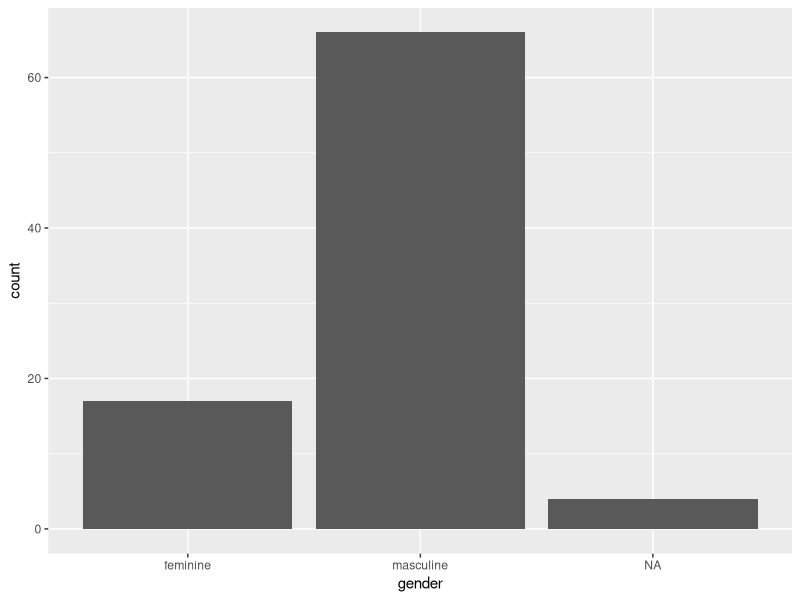
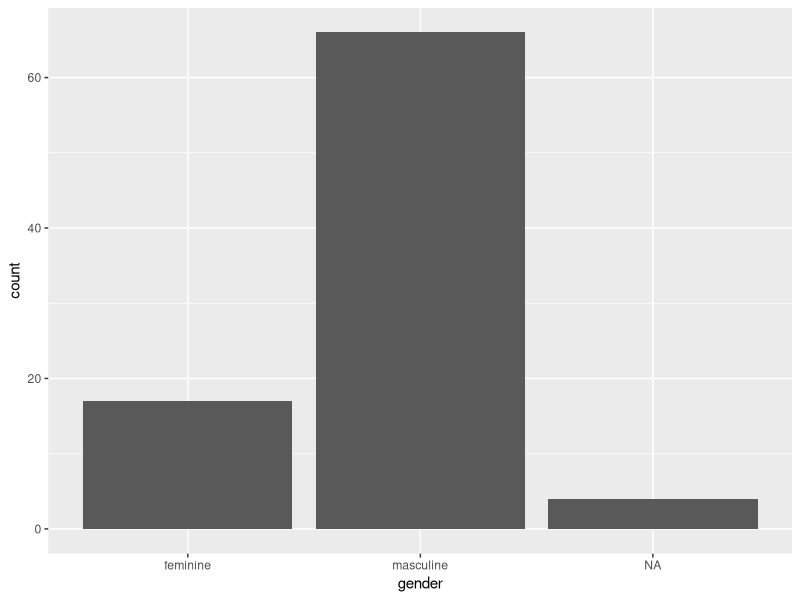
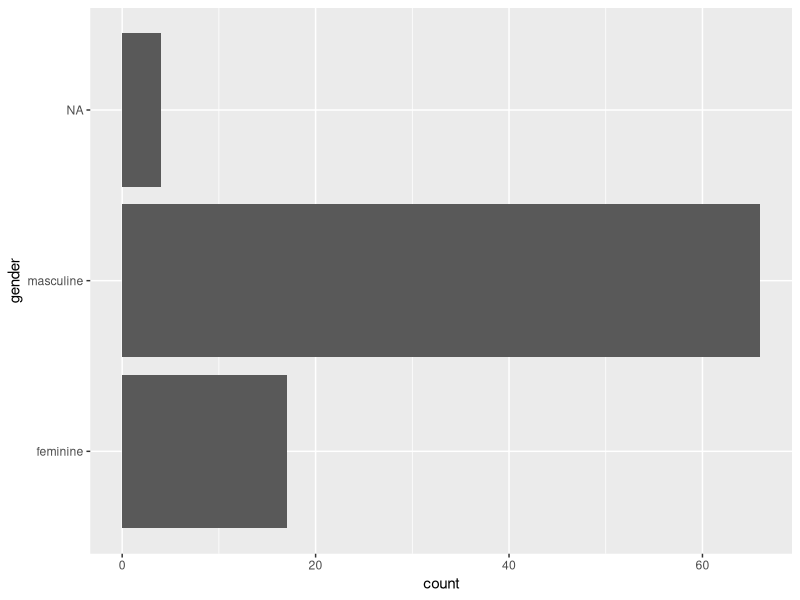
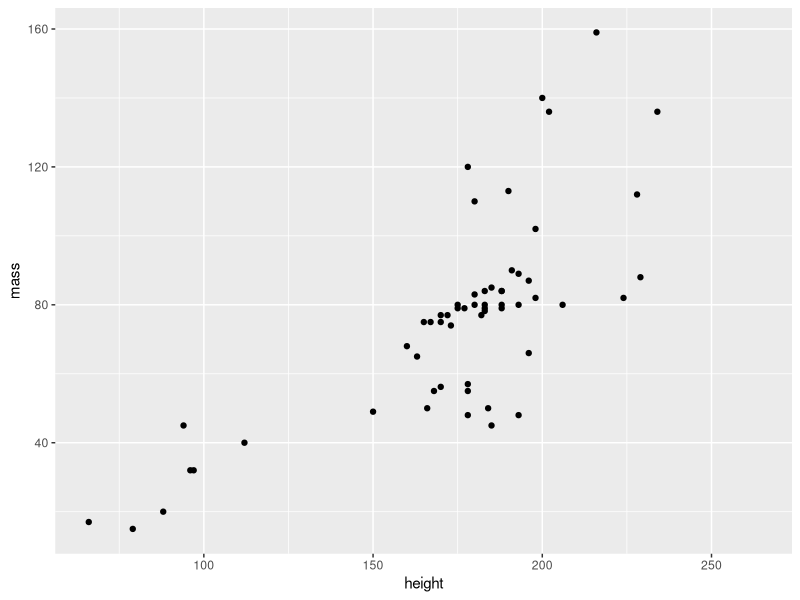
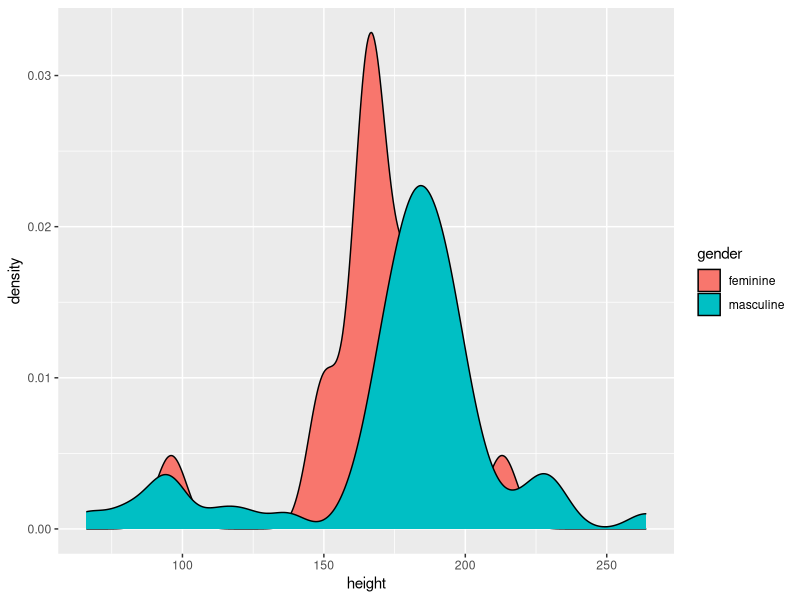
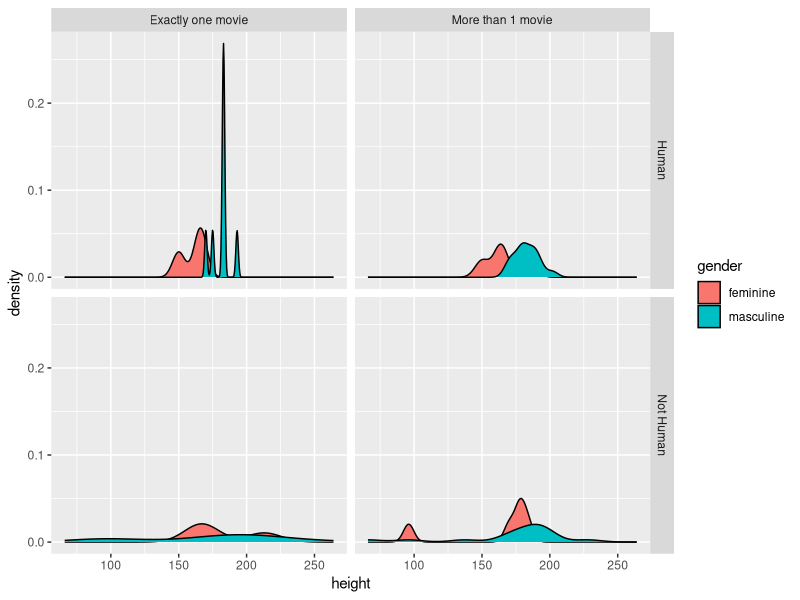
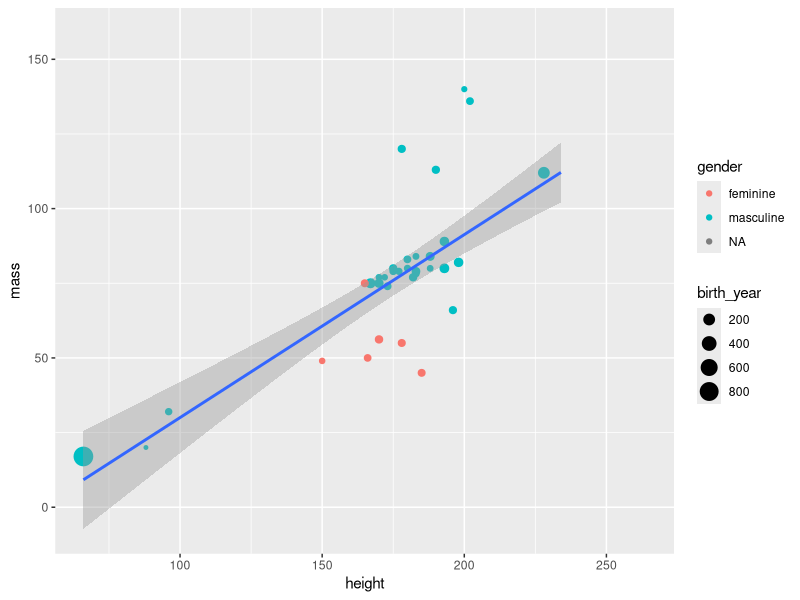

Here is the R script that generated these plots, in order:
## ---- chunk 1
knitr::opts_chunk$set(echo = FALSE)
## ---- chunk 2

library(tidyverse)
library(ggplot2)
library(ggthemes)
library(dplyr)

## ---- chunk 3
ggplot(starwars, aes(gender)) +
  geom_bar()
## ---- chunk 4
ggplot(starwars) +
  geom_bar(aes(gender))
## ---- chunk 5
ggplot(starwars, aes(gender)) +
  geom_bar() +
  coord_flip()
## ---- chunk 6
starwars %>%
  filter(!str_detect(name, "Jabba")) %>%
  ggplot() +
    geom_point(aes(height, mass))
## ---- chunk 7
starwars %>%
  filter(gender %in% c("feminine", "masculine")) %>%
  ggplot(aes(height, fill = gender)) +
  geom_density()
## ---- chunk 8
starwars %>%
  rowwise() %>%
  mutate(n_films = length(films)) %>%
  mutate(more_1 = case_when(n_films == 1 ~ "Exactly one movie",
                            n_films != 1 ~ "More than 1 movie")) %>%
  mutate(human = case_when(species == "Human" ~ "Human",
                           species != "Human" ~ "Not Human")) %>%
  filter(gender %in% c("feminine", "masculine"), !is.na(human)) %>%
  ggplot(aes(height, fill = gender)) +
  facet_grid(human ~ more_1) +
  geom_density()


## ---- chunk 9
starwars %>%
  filter(!str_detect(name, "Jabba")) %>%
  ggplot() +
    geom_point(aes(height, mass, size = birth_year, colour = gender)) +
    geom_smooth(aes(height, mass), method  = "lm")
